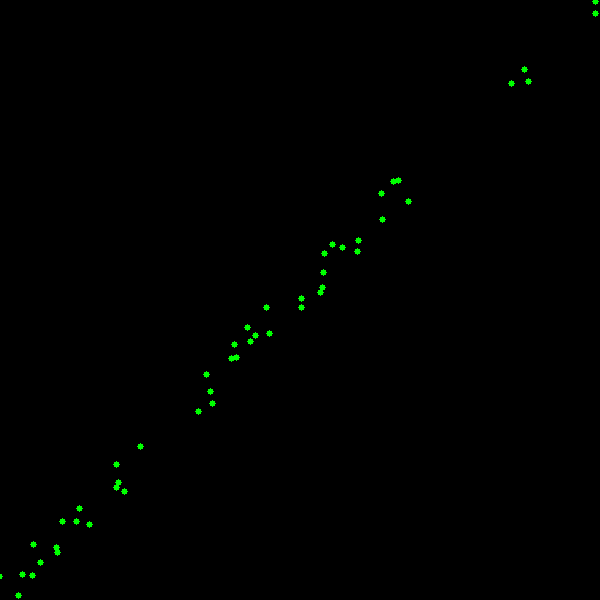
#> input picture lab04/images/pontos_ransac.png, 600 x 600 px, found by its file name
$ python ransac.py
#> lines starting #> are read from the running program, lines starting #| are printed output that depends on the picture; after the words box and inside, x2 and y2 are one past the last pixel; in counts of white or black regions, pixels touching at a corner belong together
import cv2
import numpy as np
import random
import matplotlib.pyplot as plt

# Caminho específico para a imagem fornecida
caminho_imagem = '/home/vini/Documentos/LaboratoriosVisao/lab04/images/pontos_ransac.png'

# Carrega a imagem em escala de cinza usando o caminho fornecido
imagem = cv2.imread(caminho_imagem, cv2.IMREAD_GRAYSCALE)
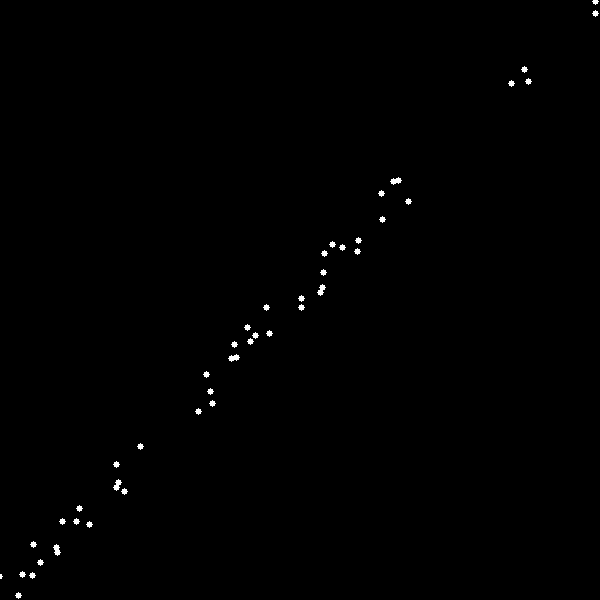
#> imagem: shape (600, 600); values 0 (black) and 149 (white), 0.39% white; 44 white regions (1 under 20 px), largest, box (x1, y1, x2, y2) and area: (390, 177, 402, 185) 56, (317, 284, 326, 296) 56, (228, 354, 240, 362) 56

# Verifica se a imagem foi carregada corretamente
if imagem is None:
    print(f"Erro ao carregar a imagem: {caminho_imagem}")
    sys.exit()

# Função para ajustar uma reta aos pontos fornecidos, usando uma abordagem de regressão linear simples
def ajustar_reta(pontos):
    """Realiza o ajuste de uma linha y = mx + b aos dados."""
    # Separa as coordenadas x e y dos pontos
    x_vals = pontos[:, 0]
    y_vals = pontos[:, 1]

    # Calcula a média de x e y
    media_x = np.mean(x_vals)
    media_y = np.mean(y_vals)

    # Cálculo do numerador e denominador da equação para inclinação
    soma_produtos = np.sum((x_vals - media_x) * (y_vals - media_y))
    soma_quadrados = np.sum((x_vals - media_x) ** 2)

    # Verifica se todos os x são iguais, o que torna impossível ajustar uma linha
    if soma_quadrados == 0:
        print("Não é possível ajustar uma linha quando todos os valores de x são iguais.")
        return None

    # Calcula os coeficientes da reta: inclinação (m) e intercepto (b)
    inclinacao = soma_produtos / soma_quadrados
    intercepto = media_y - inclinacao * media_x

    return inclinacao, intercepto  # Retorna os parâmetros da linha ajustada

# Função para computar o erro absoluto entre um ponto e o modelo de reta ajustada
def calcular_erro(ponto, modelo):
    """Calcula a diferença entre o ponto fornecido e o valor previsto pelo modelo da reta."""
    m, b = modelo  # Extrai os coeficientes da reta
    x_val, y_val = ponto  # Extrai as coordenadas do ponto
    return abs(y_val - (m * x_val + b))  # Calcula o erro absoluto

# Implementação do algoritmo RANSAC para ajuste robusto de linhas com inliers e outliers
def ransac_line_fit(pontos, iteracoes, limite_erro, minimo_inliers):
    """Ajusta uma linha robusta usando o algoritmo RANSAC, lidando com outliers."""
    melhor_modelo = None  # Inicializa o melhor modelo como vazio
    melhores_inliers = []  # Inicializa a lista dos melhores inliers encontrados

    # Executa a quantidade de iterações especificada
    for _ in range(iteracoes):
        # Seleciona aleatoriamente dois pontos do conjunto
        amostra = random.sample(list(pontos), 2)
        modelo_reta = ajustar_reta(np.array(amostra))  # Ajusta uma reta a esses dois pontos

        # Se não foi possível ajustar a linha, continua para a próxima iteração
        if modelo_reta is None:
            continue

        inliers_correntes = []  # Lista de inliers da iteração atual

        # Avalia o erro de cada ponto em relação ao modelo
        for ponto in pontos:
            erro = calcular_erro(ponto, modelo_reta)
            if erro < limite_erro:  # Se o erro for menor que o limite, o ponto é um inlier
                inliers_correntes.append(ponto)

        # Atualiza o melhor modelo se o número de inliers for maior que o anterior e atingir o mínimo necessário
        if len(inliers_correntes) > len(melhores_inliers) and len(inliers_correntes) >= minimo_inliers:
            melhor_modelo = modelo_reta
            melhores_inliers = inliers_correntes

    return melhor_modelo, melhores_inliers  # Retorna o melhor modelo e seus inliers

# Aplica o detector de bordas de Canny para encontrar as bordas na imagem
bordas = cv2.Canny(imagem, 50, 150)
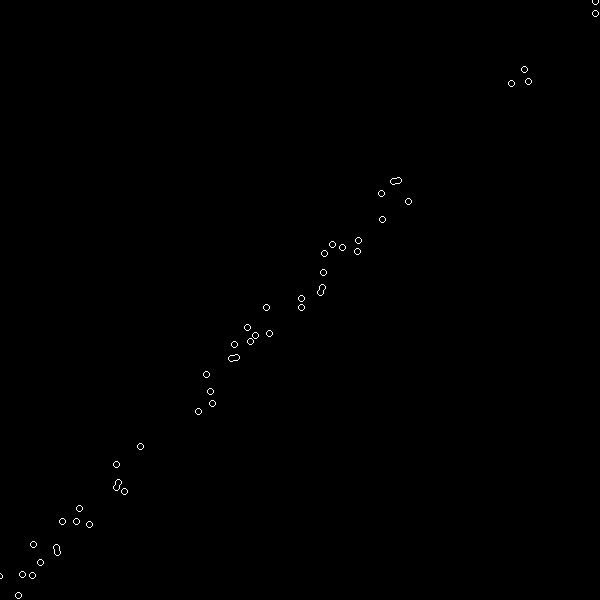
#> bordas: shape (600, 600); 0.21% white in thin lines or dots

# Extrai as coordenadas dos pixels onde as bordas foram detectadas
pontos_bordas = np.argwhere(bordas > 0)
#> pontos_bordas = 740 pairs, first value 0 to 598, second value 0 to 598
pontos_bordas = np.flip(pontos_bordas, axis=1)  # Inverte para obter as coordenadas no formato (x, y)

# Configura os parâmetros do algoritmo RANSAC
total_iteracoes = 50
limite_erro = 2
min_inliers = 50

# Executa o ajuste robusto de uma linha com o algoritmo RANSAC
modelo_final, inliers_final = ransac_line_fit(pontos_bordas, total_iteracoes, limite_erro, min_inliers)
#> the loop in ransac_line_fit, `for _ in range(iteracoes):` made 50 passes
#> (amostra, x_vals in ajustar_reta, y_vals in ajustar_reta, media_x in ajustar_reta, media_y in ajustar_reta, soma_produtos in ajustar_reta, soma_quadrados in ajustar_reta, inclinacao in ajustar_reta) on pass 1: ([[232, 346], [203, 373]], [232, 203], [346, 373], 217.5, 359.5, -391.5, 420.5, -0.931)

# Calcula o número de inliers e outliers
total_inliers = len(inliers_final)
total_outliers = len(pontos_bordas) - total_inliers
print(f"Inliers: {total_inliers}, Outliers: {total_outliers}")
#| Inliers: 91, Outliers: 649

# Se um modelo válido foi encontrado, plota o resultado
if modelo_final is not None:
    m, b = modelo_final  # Extrai a inclinação e o intercepto da reta
    x_vals = np.array([0, imagem.shape[1]])  # Define o intervalo de x para a reta
    y_vals = m * x_vals + b  # Calcula os valores de y correspondentes

    # Exibe a imagem com a reta ajustada e os inliers
    plt.imshow(imagem, cmap='gray')
    plt.plot(x_vals, y_vals, color='red', label='Reta ajustada (RANSAC)')
    plt.scatter(np.array(inliers_final)[:, 0], np.array(inliers_final)[:, 1], color='green', s=1, label='Inliers')
    plt.legend()
    plt.show()
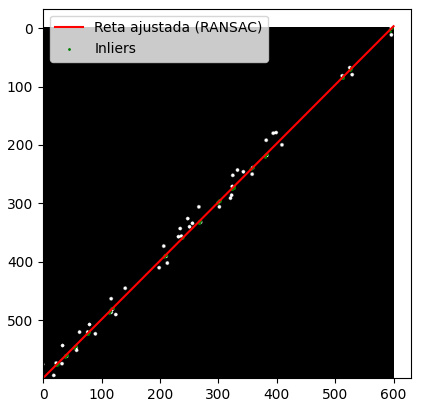
#> figure drawn by matplotlib, 1 panel
else:
    print("Nenhuma reta adequada foi encontrada.")

$ run again, with lab04/images/NAgDj.png copied over lab04/images/pontos_ransac.png
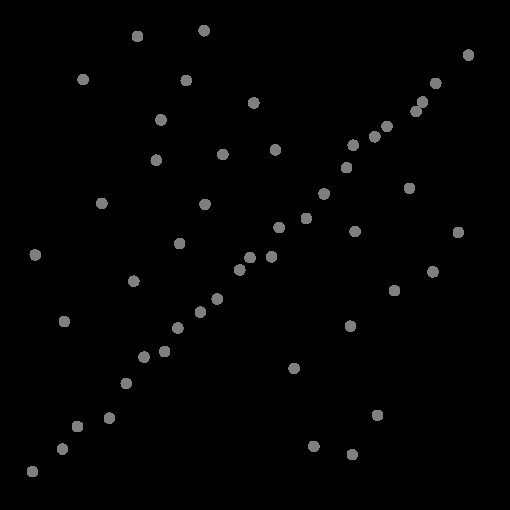
#> input picture lab04/images/NAgDj.png, 510 x 510 px, found by its file name
#> imagem is the input picture: shape (510, 510); min 0, max 128, mean 2.6
#> `bordas = cv2.Canny(imagem, 50, 150)`:
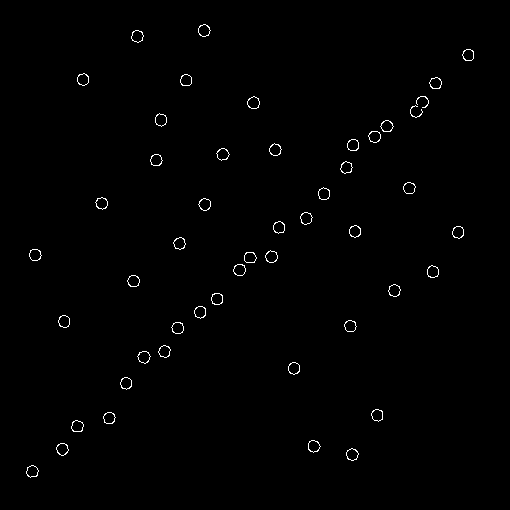
#> bordas: shape (510, 510); 0.72% white in thin lines or dots, all inside (x1, y1, x2, y2) = (26, 24, 474, 478)
#> `pontos_bordas = np.argwhere(bordas > 0)`: pontos_bordas = 1863 pairs, first value 24 to 477, second value 26 to 473
#> `pontos_bordas = np.flip(pontos_bordas, axis=1)`: pontos_bordas = 1863 pairs, first value 26 to 473, second value 24 to 477
#> the loop in ransac_line_fit, `for _ in range(iteracoes):` made 50 passes
#> (amostra, x_vals in ajustar_reta, y_vals in ajustar_reta, media_x in ajustar_reta, media_y in ajustar_reta, soma_produtos in ajustar_reta, soma_quadrados in ajustar_reta, inclinacao in ajustar_reta) on pass 1: ([[59, 444], [208, 209]], [59, 208], [444, 209], 133.5, 326.5, -17507.5, 11100.5, -1.58)
#| Inliers: 148, Outliers: 1715
#> `plt.show()`:
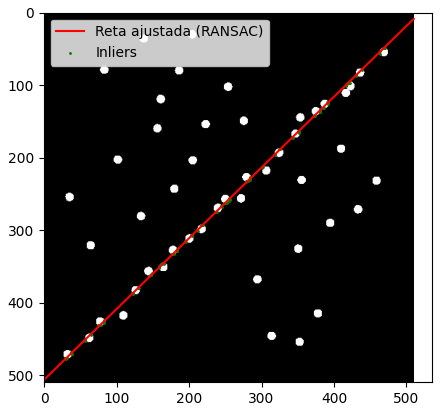
#> figure drawn by matplotlib, 1 panel
